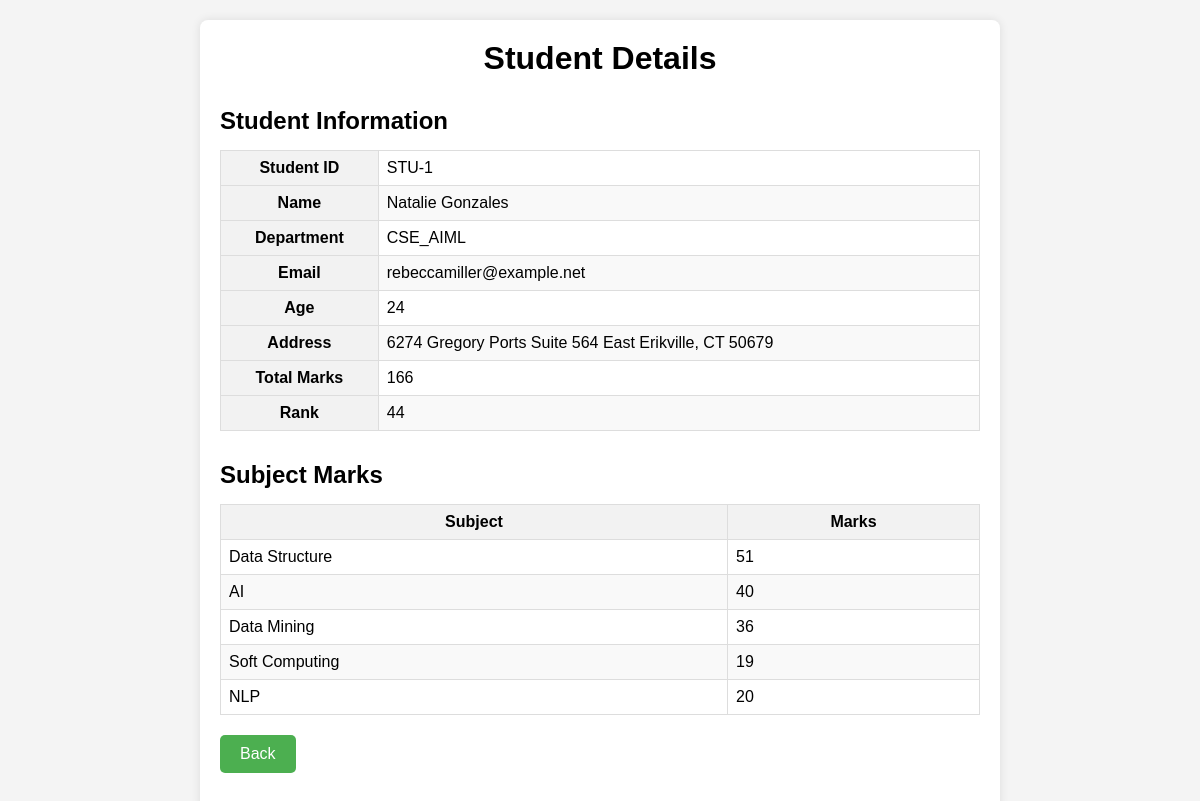
Page /marks/STU-1 on the committed database.
### result/models.py (models this page shows, shortened)
class Student(models.Model):
    department = models.ForeignKey(Department , related_name='depart',on_delete=models.CASCADE)
    student_id= models.OneToOneField(StudentId,related_name="studentid",on_delete=models.CASCADE)
    student_name = models.CharField(max_length=100)
    student_email= models.EmailField(unique=True)
    student_age = models.IntegerField(default=18)
    student_address= models.TextField()
    class Meta:
        ordering = ['student_id','student_name']
        verbose_name = 'student'

class StudentId(models.Model):
    student_id = models.CharField(max_length=100)
    def __str__(self) -> str:
        return self.student_id

class Department(models.Model):
    department=models.CharField(max_length=100)
    def __str__(self) -> str:
        return self.department
    class Meta:
        ordering=['department']

class StudentRank(models.Model):
    student=models.ForeignKey(Student, related_name="studentrank", on_delete= models.CASCADE)
    student_rank= models.IntegerField()
    date_of_report_card_generation= models.DateField(auto_now_add=True)
    class Meta:
        unique_together = ['student_rank','date_of_report_card_generation']

class SubjectMarks(models.Model):
    student = models.ForeignKey(Student, related_name="studentmarks" , on_delete=models.CASCADE)
    subject= models.ForeignKey(Subject,on_delete=models.CASCADE)
    marks=models.IntegerField()
    class Meta:
        unique_together=['student','subject']

class Subject(models.Model):
    subject_name = models.CharField(max_length = 100)
    def __str__(self) -> str:
        return self.subject_name

### result/views.py (the view)
# urls.py: path('marks/<student_id>',diplay_marks,name='marks')
def diplay_marks(request, student_id):
    student_id_obj = StudentId.objects.get(student_id=student_id)
    student_detail = Student.objects.get(student_id=student_id_obj)
    query_set = SubjectMarks.objects.filter(student__student_id__student_id = student_id)
    total_marks =  query_set.aggregate(total_marks=Sum('marks'))
    return render(request,'display_marks.html',context={ 'student_detail':student_detail ,'queryset':query_set,'totalmarks':total_marks})

### result/templates/display_marks.html (shortened to what this page needs)
<!DOCTYPE html>
<html lang="en">
<head>
</head>
<body>
    <div class="container">
        <h1>Student Details</h1>
        <div>
            <h2>Student Information</h2>
            <table>
                <tr>
                    <th>Student ID</th>
                    <td>{{ student_detail.student_id }}</td>
                </tr>
                <tr>
                    <th>Name</th>
                    <td>{{ student_detail.student_name }}</td>
                </tr>
                <tr>
                    <th>Department</th>
                    <td>{{ student_detail.department }}</td>
                </tr>
                <tr>
                    <th>Email</th>
                    <td>{{ student_detail.student_email }}</td>
                </tr>
                <tr>
                    <th>Age</th>
                    <td>{{ student_detail.student_age }}</td>
                </tr>
                <tr>
                    <th>Address</th>
                    <td>{{ student_detail.student_address }}</td>
                </tr>
                <tr>
                    <th>Total Marks</th>
                    <td>{{ totalmarks.total_marks }}</td>
                </tr>
                <tr>
                    <th>Rank</th>
                    <td>{{ student_detail.studentrank.first.student_rank}}</td>
                </tr>
            </table>
        </div>
        <div>
            <h2>Subject Marks</h2>
            <table>
                    <tr>
                        <th>Subject</th>
                        <th>Marks</th>
                    </tr>
                <tbody>
                    {% for query in queryset %}
                        <tr>
                            <td>{{ query.subject }}</td>
                            <td>{{ query.marks }}</td>
                        </tr>
                    {% endfor %}
                </tbody>
            </table>
        </div>
        <a href="/" class="back-btn">Back</a>
    </div>
</body>
</html>

### result/templates/display_marks.html (style rules this page uses)
* { margin: 0; padding: 0; box-sizing: border-box; }
body { font-family: Arial, sans-serif; padding: 20px; background-color: #f4f4f4; }
.container { max-width: 800px; margin: 0 auto; background-color: #fff; padding: 20px; border-radius: 8px; box-shadow: 0 0 10px rgba(0, 0, 0, 0.1); }
h1 { text-align: center; margin-bottom: 20px; }
h2 { margin-top: 30px; margin-bottom: 15px; }
table { width: 100%; border-collapse: collapse; margin-bottom: 20px; }
th, td { border: 1px solid #dddddd; padding: 8px; }
th { background-color: #f2f2f2; }
tr:nth-child(even) { background-color: #f9f9f9; }
.back-btn { display: inline-block; padding: 10px 20px; background-color: #4CAF50; color: white; border: none; border-radius: 5px; text-decoration: none; margin-bottom: 20px; }

### rows in the picture
Student: student_id "STU-1", student_name "Natalie Gonzales", department "CSE_AIML", student_email "rebeccamiller@example.net", student_age "24", student_address "6274 Gregory Ports Suite 564 East Erikville, CT 50679", studentrank.first.student_rank "44"
SubjectMarks: subject "Data Structure", marks "51"
SubjectMarks: subject "AI", marks "40"
SubjectMarks: subject "Data Mining", marks "36"
SubjectMarks: subject "Soft Computing", marks "19"
SubjectMarks: subject "NLP", marks "20"

### other values in the picture
{{ totalmarks.total_marks }} "166"
